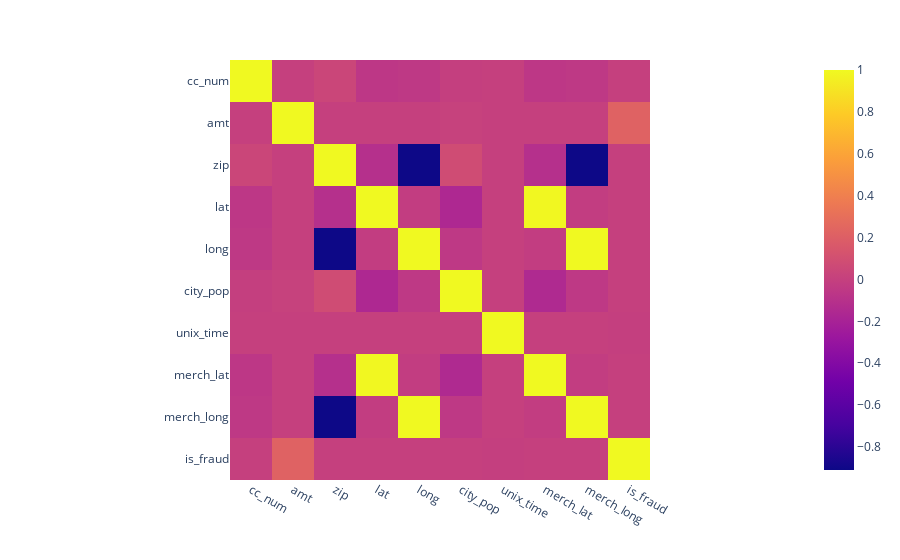

The code cell stored with this chart in its notebook:
### Code cell
# Correlation Matrix
corr = df_train.corr().round(2)
fig = px.imshow(corr)
fig.show()

### Figure 1 — Plotly figure (JSON) as saved in the notebook; plotly's stock layout.template omitted (floating-point values rounded to 4 significant figures)
{"data": [{"coloraxis": "coloraxis", "hovertemplate": "x: %{x}<br>y: %{y}<br>color: %{z}<extra></extra>", "name": "0", "type": "heatmap", "x": ["cc_num", "amt", "zip", "lat", "long", "city_pop", "unix_time", "merch_lat", "merch_long", "is_fraud"], "xaxis": "x", "y": ["cc_num", "amt", "zip", "lat", "long", "city_pop", "unix_time", "merch_lat", "merch_long", "is_fraud"], "yaxis": "y", "z": [[1, 0, 0.04, -0.06, -0.05, -0.01, 0, -0.06, -0.05, 0], [0, 1, 0, 0, 0, 0.01, 0, 0, 0, 0.22], [0.04, 0, 1, -0.11, -0.91, 0.08, 0, -0.11, -0.91, 0], [-0.06, 0, -0.11, 1, -0.02, -0.16, 0, 0.99, -0.02, 0], [-0.05, 0, -0.91, -0.02, 1, -0.05, 0, -0.02, 1, 0], [-0.01, 0.01, 0.08, -0.16, -0.05, 1, 0, -0.15, -0.05, 0], [0, 0, 0, 0, 0, 0, 1, 0, 0, -0.01], [-0.06, 0, -0.11, 0.99, -0.02, -0.15, 0, 1, -0.02, 0], [-0.05, 0, -0.91, -0.02, 1, -0.05, 0, -0.02, 1, 0], [0, 0.22, 0, 0, 0, 0, -0.01, 0, 0, 1]]}], "layout": {"coloraxis": {"colorscale": [[0, "#0d0887"], [0.1111, "#46039f"], [0.2222, "#7201a8"], [0.3333, "#9c179e"], [0.4444, "#bd3786"], [0.5556, "#d8576b"], [0.6667, "#ed7953"], [0.7778, "#fb9f3a"], [0.8889, "#fdca26"], [1, "#f0f921"]]}, "margin": {"t": 60}, "xaxis": {"anchor": "y", "constrain": "domain", "domain": [0, 1], "scaleanchor": "y"}, "yaxis": {"anchor": "x", "autorange": "reversed", "constrain": "domain", "domain": [0, 1]}}}
